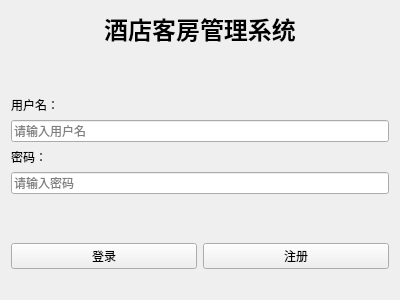
<?xml version="1.0" encoding="UTF-8"?>
<ui version="4.0">
 <class>Login</class>
 <widget class="QWidget" name="Login">
  <property name="geometry">
   <rect>
    <x>0</x>
    <y>0</y>
    <width>400</width>
    <height>300</height>
   </rect>
  </property>
  <property name="windowTitle">
   <string>酒店客房管理系统 - 登录</string>
  </property>
  <layout class="QVBoxLayout" name="verticalLayout">
   <item>
    <widget class="QLabel" name="label_title">
     <property name="font">
      <font>
       <pointsize>18</pointsize>
       <bold>true</bold>
      </font>
     </property>
     <property name="text">
      <string>酒店客房管理系统</string>
     </property>
     <property name="alignment">
      <set>Qt::AlignCenter</set>
     </property>
    </widget>
   </item>
   <item>
    <spacer name="verticalSpacer_1">
     <property name="orientation">
      <enum>Qt::Vertical</enum>
     </property>
     <property name="sizeHint" stdset="0">
      <size>
       <width>20</width>
       <height>10</height>
      </size>
     </property>
    </spacer>
   </item>
   <item>
    <widget class="QLabel" name="label_username">
     <property name="text">
      <string>用户名：</string>
     </property>
    </widget>
   </item>
   <item>
    <widget class="QLineEdit" name="lineEdit_username">
     <property name="placeholderText">
      <string>请输入用户名</string>
     </property>
    </widget>
   </item>
   <item>
    <widget class="QLabel" name="label_password">
     <property name="text">
      <string>密码：</string>
     </property>
    </widget>
   </item>
   <item>
    <widget class="QLineEdit" name="lineEdit_password">
     <property name="echoMode">
      <enum>QLineEdit::Password</enum>
     </property>
     <property name="placeholderText">
      <string>请输入密码</string>
     </property>
    </widget>
   </item>
   <item>
    <spacer name="verticalSpacer_2">
     <property name="orientation">
      <enum>Qt::Vertical</enum>
     </property>
     <property name="sizeHint" stdset="0">
      <size>
       <width>20</width>
       <height>10</height>
      </size>
     </property>
    </spacer>
   </item>
   <item>
    <layout class="QHBoxLayout" name="horizontalLayout">
     <item>
      <widget class="QPushButton" name="pushButton_login">
       <property name="text">
        <string>登录</string>
       </property>
      </widget>
     </item>
     <item>
      <widget class="QPushButton" name="pushButton_register">
       <property name="text">
        <string>注册</string>
       </property>
      </widget>
     </item>
    </layout>
   </item>
   <item>
    <widget class="QLabel" name="label_error">
     <property name="styleSheet">
      <string>color: #e74c3c; font-size: 12px;</string>
     </property>
     <property name="alignment">
      <set>Qt::AlignCenter</set>
     </property>
    </widget>
   </item>
  </layout>
 </widget>
 <resources/>
 <connections/>
</ui>
